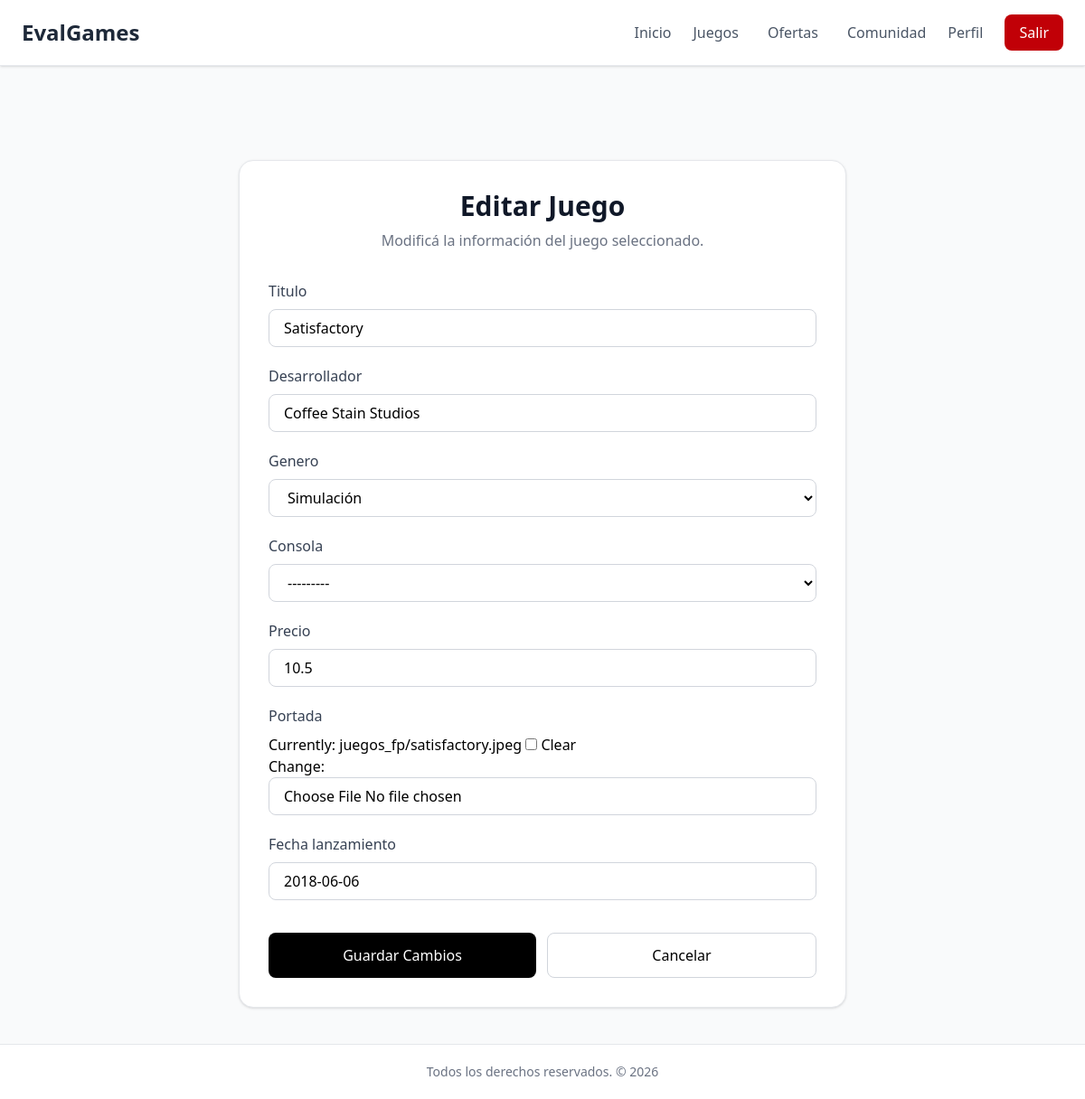
Before: /videojuegos/editar/16/ (signed in) with the older database file.
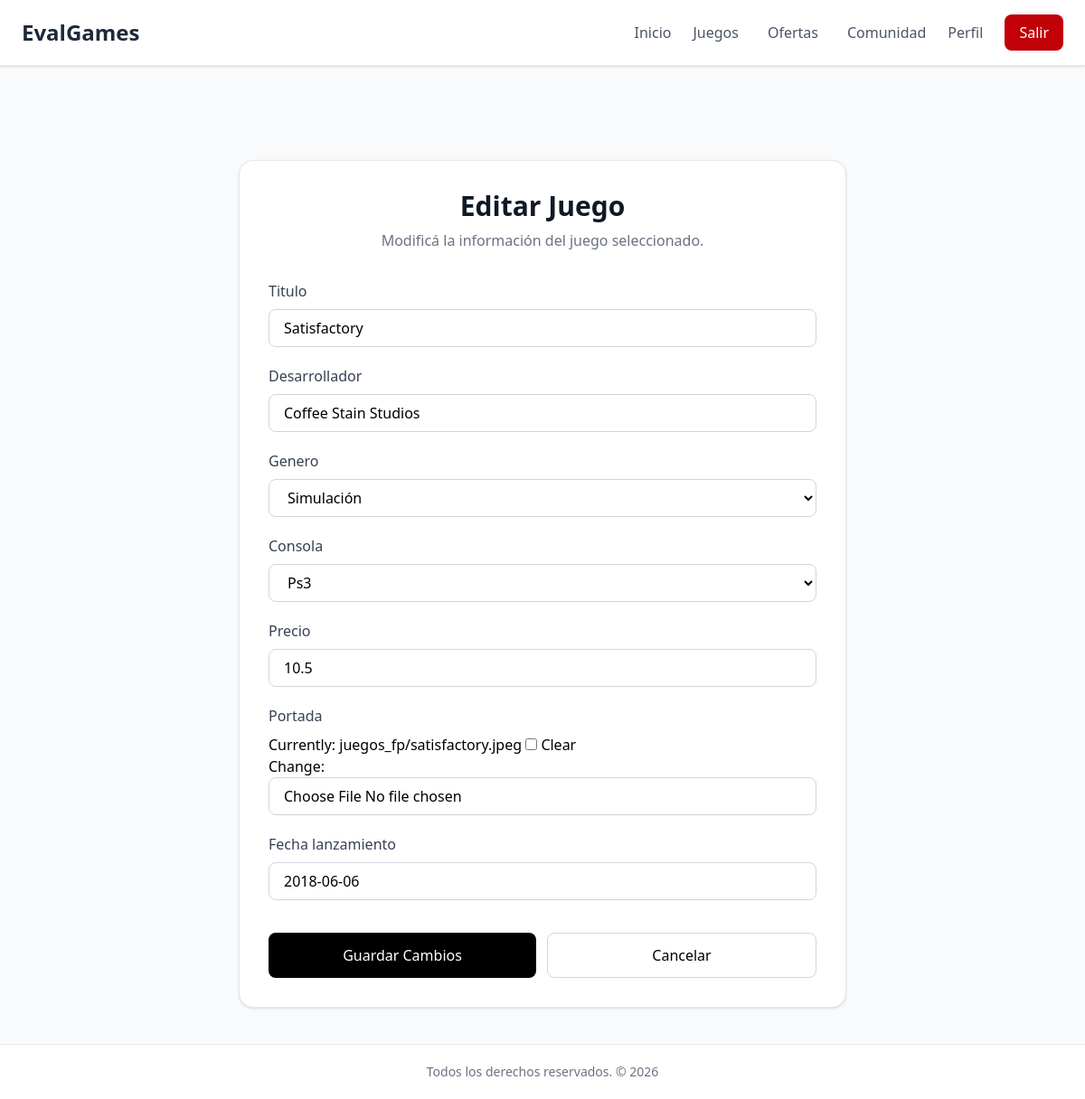
After: the same page with the newer database file.
### videojuegos/models.py (models this page shows, shortened)
class Juego(models.Model):
    titulo = models.CharField(max_length=100)
    desarrollador = models.CharField(max_length=100)
    genero = models.ForeignKey(Genero, on_delete=models.CASCADE, blank=True, null=True)
    portada = models.ImageField(upload_to='juegos_fp', blank=True, null=True)
    fecha_lanzamiento = models.DateField()
    consola = models.ForeignKey(Consola,on_delete=models.CASCADE, blank=True, null=True)
    fecha_carga = models.DateField(auto_now_add=True)
    activo = models.BooleanField(default=True)
    precio = models.FloatField(default=0, blank=True, null=True)

### videojuegos/views.py (the view)
# urls.py: path('editar/<int:id>/', views.editar_juego, name='editar_juego'),
@login_required
def editar_juego(request, id):
    juego = get_object_or_404(Juego, id=id)
    if request.method == 'POST' :
        form = JuegoForm( request.POST, instance=juego)
        if form.is_valid():
            form.save()
            return redirect('juegos')
    else:
        form = JuegoForm(instance=juego)
    return render(request,'videojuegos/editar_juego.html',{'form': form,'juego': juego})

### videojuegos/forms.py
class JuegoForm(forms.ModelForm):
    class Meta:
        model = Juego
        fields = [
            'titulo',
            'desarrollador',
            'genero',
            'consola',
            'precio',
            'portada',
            'fecha_lanzamiento'
        ]

### videojuegos/models.py (called while the page is built)
    def __str__(self):
        return self.nombre

    def __str__(self):
        return self.nombre

### videojuegos/templates/videojuegos/editar_juego.html (shortened to what this page needs)
{% extends 'inicio/base.html' %}
{% load widget_tweaks %}
{% block body %}
<div class="max-w-2xl mx-auto mt-16">
    <div class="bg-white border border-gray-200 rounded-2xl shadow-sm p-8">
        <h1 class="text-3xl font-bold text-gray-900 text-center mb-2">
            Editar Juego
        </h1>
        <p class="text-center text-gray-500 mb-8">
            Modificá la información del juego seleccionado.
        </p>
        <form method="POST" enctype="multipart/form-data" class="space-y-5">
            {% for field in form %}
                <div>
                    <label class="block mb-2 font-medium text-gray-700">
                        {{ field.label }}
                    </label>
                    {{ field|add_class:"w-full border border-gray-300 rounded-lg px-4 py-2 focus:ring-2 focus:ring-black focus:border-black outline-none transition" }}
                </div>
            {% endfor %}
            <div class="flex gap-3 pt-4">
                <button
                    type="submit"
                    class="flex-1 bg-black text-white py-3 rounded-lg font-medium hover:bg-gray-800 transition cursor-pointer"
                >
                    Guardar Cambios
                </button>
                <a
                    href="{% url 'juegos' %}"
                    class="flex-1 text-center border border-gray-300 py-3 rounded-lg font-medium hover:bg-gray-100 transition"
                >
                    Cancelar
                </a>
            </div>
        </form>
    </div>
</div>
{% endblock %}

Changed rows visible on the page:
changed Juego "Satisfactory": consola "---------" → "Ps3"
